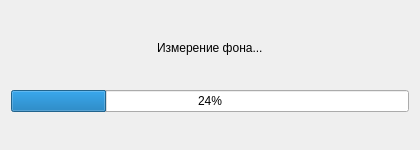
<?xml version="1.0" encoding="UTF-8"?>
<ui version="4.0">
 <class>NoiseMeasurementWindow</class>
 <widget class="QDialog" name="NoiseMeasurementWindow">
  <property name="geometry">
   <rect>
    <x>0</x>
    <y>0</y>
    <width>420</width>
    <height>150</height>
   </rect>
  </property>
  <property name="sizePolicy">
   <sizepolicy hsizetype="Fixed" vsizetype="Fixed">
    <horstretch>0</horstretch>
    <verstretch>0</verstretch>
   </sizepolicy>
  </property>
  <property name="minimumSize">
   <size>
    <width>420</width>
    <height>150</height>
   </size>
  </property>
  <property name="maximumSize">
   <size>
    <width>420</width>
    <height>150</height>
   </size>
  </property>
  <property name="windowTitle">
   <string>Dialog</string>
  </property>
  <layout class="QVBoxLayout" name="verticalLayout">
   <item>
    <spacer name="verticalSpacer">
     <property name="orientation">
      <enum>Qt::Vertical</enum>
     </property>
     <property name="sizeHint" stdset="0">
      <size>
       <width>20</width>
       <height>2</height>
      </size>
     </property>
    </spacer>
   </item>
   <item>
    <layout class="QHBoxLayout" name="horizontalLayout">
     <item>
      <spacer name="horizontalSpacer">
       <property name="orientation">
        <enum>Qt::Horizontal</enum>
       </property>
       <property name="sizeHint" stdset="0">
        <size>
         <width>40</width>
         <height>20</height>
        </size>
       </property>
      </spacer>
     </item>
     <item>
      <widget class="QLabel" name="label">
       <property name="text">
        <string>Измерение фона...</string>
       </property>
      </widget>
     </item>
     <item>
      <spacer name="horizontalSpacer_2">
       <property name="orientation">
        <enum>Qt::Horizontal</enum>
       </property>
       <property name="sizeHint" stdset="0">
        <size>
         <width>40</width>
         <height>20</height>
        </size>
       </property>
      </spacer>
     </item>
    </layout>
   </item>
   <item>
    <spacer name="verticalSpacer_2">
     <property name="orientation">
      <enum>Qt::Vertical</enum>
     </property>
     <property name="sizeHint" stdset="0">
      <size>
       <width>20</width>
       <height>1</height>
      </size>
     </property>
    </spacer>
   </item>
   <item>
    <widget class="QProgressBar" name="progressBar">
     <property name="value">
      <number>24</number>
     </property>
    </widget>
   </item>
   <item>
    <spacer name="verticalSpacer_3">
     <property name="orientation">
      <enum>Qt::Vertical</enum>
     </property>
     <property name="sizeHint" stdset="0">
      <size>
       <width>20</width>
       <height>2</height>
      </size>
     </property>
    </spacer>
   </item>
  </layout>
 </widget>
 <resources/>
 <connections/>
</ui>
